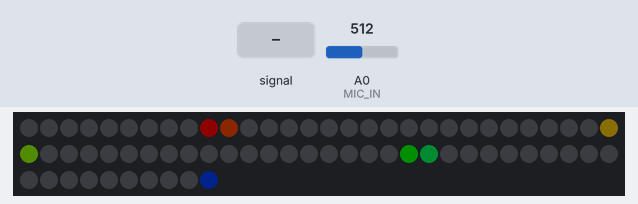
Recording of a sketch running on a simulated Arduino Mega 2560, built with avr-gcc and run on an emulated ATmega2560. On the bench: 70 RGB LEDs in strip order, left to right, continuing on the next row. The test bench sets the inputs (shaded band); at power-on: A0 (MIC_IN) = 512. Dim RGB values are drawn brighter than linear.

Above: at 4.2 s.
4.3 s: A0 (MIC_IN) fed a 50 Hz sine of ±306 counts around its level
6.2 s: A0 (MIC_IN) fed a 200 Hz sine of ±81 counts around its level
Timing chart, 0 to 9.2 s (numbered marks = the images above; inputs shaded):
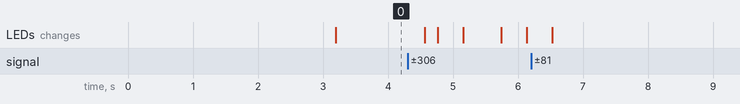

The sketch:

FFTLeds.ino
```cpp
#include <Arduino.h>
#include <arduinoFFT.h>
#include <FastLED.h>

#define SAMPLES 128        // Power of 2
#define MIC_IN A0
#define LED_PIN 2
#define NUM_LEDS 70
#define BRIGHTNESS  100
#define LED_TYPE    WS2811
#define COLOR_ORDER GRB
#define BUTTON_PIN 3

double vReal[SAMPLES];
double vImag[SAMPLES];

int Intensity[7] = { };
int bandMapping[7] = {2, 4, 8, 16, 32, 48, 63};

CRGB leds[NUM_LEDS];
ArduinoFFT<double> FFT = ArduinoFFT<double>();

void setup() {
  pinMode(MIC_IN, INPUT);
  Serial.begin(115200);
  delay(3000);
  FastLED.addLeds<LED_TYPE, LED_PIN, COLOR_ORDER>(leds, NUM_LEDS).setCorrection(TypicalLEDStrip);
  FastLED.setBrightness(BRIGHTNESS);
}

void loop() {
  getSamples();
  displayUpdate();
  FastLED.show();
}

void getSamples() {
  memset(Intensity, 0, sizeof(Intensity)); // Reset intensity values

  for (int i = 0; i < SAMPLES; i++) {
    vReal[i] = analogRead(MIC_IN);
    vImag[i] = 0;
  }

  FFT.windowing(vReal, SAMPLES, FFT_WIN_TYP_HAMMING, FFT_FORWARD);
  FFT.compute(vReal, vImag, SAMPLES, FFT_FORWARD);
  FFT.complexToMagnitude(vReal, vImag, SAMPLES);

  for (int band = 0; band < 7; band++) {
    int binIndex = bandMapping[band];
    double magnitude = vReal[binIndex] * (0.5 + band * 0.6);

    magnitude = constrain(magnitude, 0, 2047);
    magnitude = map(magnitude, 0, 2047, 0, 10);

    Intensity[band] = magnitude;
  }
}

void displayUpdate() {
  FastLED.clear();
  int color = 0;
  for (int band = 0; band < 7; band++) {
    for (int row = 0; row < 10; row++) {
      int ledIndex;
      if (band % 2 == 0) {
        ledIndex = (10 * (band + 1)) - row - 1;
      } else {
        ledIndex = (10 * band) + row;
      }

      if (row <= Intensity[band]) {
        leds[ledIndex] = CHSV(color, 255, BRIGHTNESS);
      } else {
        leds[ledIndex] = CRGB::Black;
      }
    }
    color += 255 / 10;
  }
}
```
